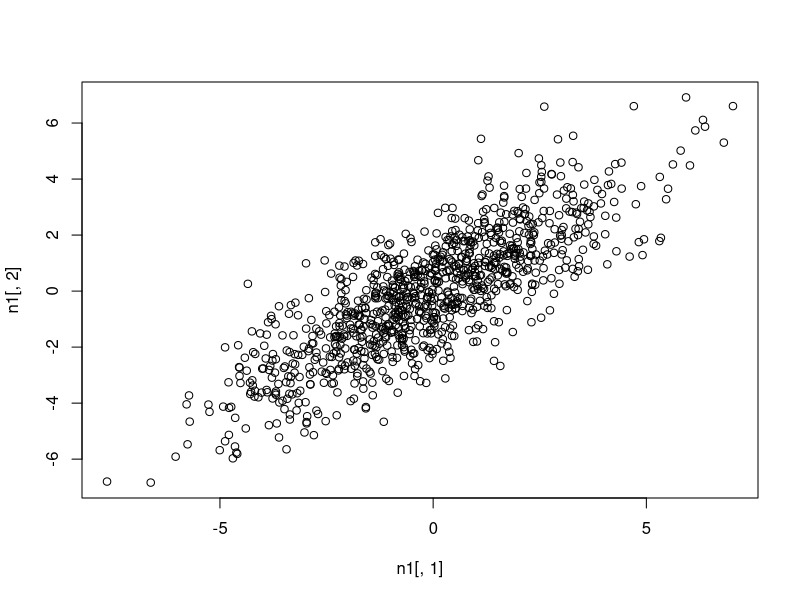

The R script that drew this image:
## ---- chunk 1
x <- rnorm(1000, mean = 0, sd = 1)
y <- rnorm(1000, mean = 0, sd = 1)
mat2 <- matrix(c(1,2,2,1), 2, 2)
mat <- matrix(1000, 1000, 2)
mat[, 1] <- x
mat[, 2] <- y
n1 <- mat%*%mat2

## ---- chunk 2
plot(n1[, 1] , n1[, 2])
